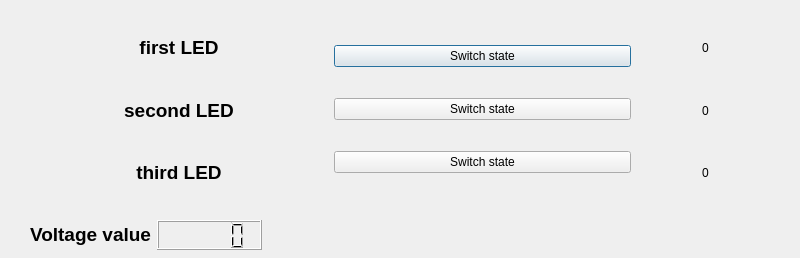
<?xml version="1.0" encoding="UTF-8"?>
<ui version="4.0">
 <class>Dialog</class>
 <widget class="QDialog" name="Dialog">
  <property name="geometry">
   <rect>
    <x>0</x>
    <y>0</y>
    <width>800</width>
    <height>258</height>
   </rect>
  </property>
  <property name="windowTitle">
   <string>Dialog</string>
  </property>
  <widget class="QWidget" name="">
   <property name="geometry">
    <rect>
     <x>640</x>
     <y>20</y>
     <width>131</width>
     <height>181</height>
    </rect>
   </property>
   <layout class="QVBoxLayout" name="verticalLayout_3">
    <property name="sizeConstraint">
     <enum>QLayout::SetDefaultConstraint</enum>
    </property>
    <item>
     <widget class="QLabel" name="state_label_1">
      <property name="text">
       <string>0</string>
      </property>
      <property name="alignment">
       <set>Qt::AlignCenter</set>
      </property>
     </widget>
    </item>
    <item>
     <widget class="QLabel" name="state_label_2">
      <property name="text">
       <string>0</string>
      </property>
      <property name="alignment">
       <set>Qt::AlignCenter</set>
      </property>
     </widget>
    </item>
    <item>
     <widget class="QLabel" name="state_label_3">
      <property name="text">
       <string>0</string>
      </property>
      <property name="alignment">
       <set>Qt::AlignCenter</set>
      </property>
     </widget>
    </item>
   </layout>
  </widget>
  <widget class="QWidget" name="">
   <property name="geometry">
    <rect>
     <x>30</x>
     <y>20</y>
     <width>601</width>
     <height>181</height>
    </rect>
   </property>
   <layout class="QHBoxLayout" name="horizontalLayout_2">
    <item>
     <layout class="QHBoxLayout" name="horizontalLayout">
      <item>
       <layout class="QVBoxLayout" name="verticalLayout">
        <item>
         <widget class="QLabel" name="first_label">
          <property name="text">
           <string>&lt;html&gt;&lt;head/&gt;&lt;body&gt;&lt;p&gt;&lt;span style=&quot; font-size:14pt; font-weight:600;&quot;&gt;first LED&lt;/span&gt;&lt;/p&gt;&lt;/body&gt;&lt;/html&gt;</string>
          </property>
          <property name="alignment">
           <set>Qt::AlignCenter</set>
          </property>
         </widget>
        </item>
        <item>
         <widget class="QLabel" name="second_label">
          <property name="text">
           <string>&lt;html&gt;&lt;head/&gt;&lt;body&gt;&lt;p&gt;&lt;span style=&quot; font-size:14pt; font-weight:600;&quot;&gt;second LED&lt;/span&gt;&lt;/p&gt;&lt;/body&gt;&lt;/html&gt;</string>
          </property>
          <property name="alignment">
           <set>Qt::AlignCenter</set>
          </property>
         </widget>
        </item>
        <item>
         <widget class="QLabel" name="third_label">
          <property name="text">
           <string>&lt;html&gt;&lt;head/&gt;&lt;body&gt;&lt;p&gt;&lt;span style=&quot; font-size:14pt; font-weight:600;&quot;&gt;third LED&lt;/span&gt;&lt;/p&gt;&lt;/body&gt;&lt;/html&gt;</string>
          </property>
          <property name="alignment">
           <set>Qt::AlignCenter</set>
          </property>
         </widget>
        </item>
       </layout>
      </item>
      <item>
       <layout class="QVBoxLayout" name="verticalLayout_2">
        <item>
         <widget class="QPushButton" name="pushButton_1">
          <property name="text">
           <string>Switch state</string>
          </property>
         </widget>
        </item>
        <item>
         <widget class="QPushButton" name="pushButton_2">
          <property name="text">
           <string>Switch state</string>
          </property>
         </widget>
        </item>
        <item>
         <widget class="QPushButton" name="pushButton_3">
          <property name="text">
           <string>Switch state</string>
          </property>
         </widget>
        </item>
       </layout>
      </item>
     </layout>
    </item>
   </layout>
  </widget>
  <widget class="QWidget" name="">
   <property name="geometry">
    <rect>
     <x>30</x>
     <y>220</y>
     <width>232</width>
     <height>30</height>
    </rect>
   </property>
   <layout class="QHBoxLayout" name="horizontalLayout_3">
    <item>
     <widget class="QLabel" name="voltage_label">
      <property name="text">
       <string>&lt;html&gt;&lt;head/&gt;&lt;body&gt;&lt;p&gt;&lt;span style=&quot; font-size:14pt; font-weight:600;&quot;&gt;Voltage value&lt;/span&gt;&lt;/p&gt;&lt;/body&gt;&lt;/html&gt;</string>
      </property>
      <property name="alignment">
       <set>Qt::AlignCenter</set>
      </property>
     </widget>
    </item>
    <item>
     <widget class="QLCDNumber" name="voltage_val_LDC_Number"/>
    </item>
   </layout>
  </widget>
 </widget>
 <resources/>
 <connections/>
</ui>
